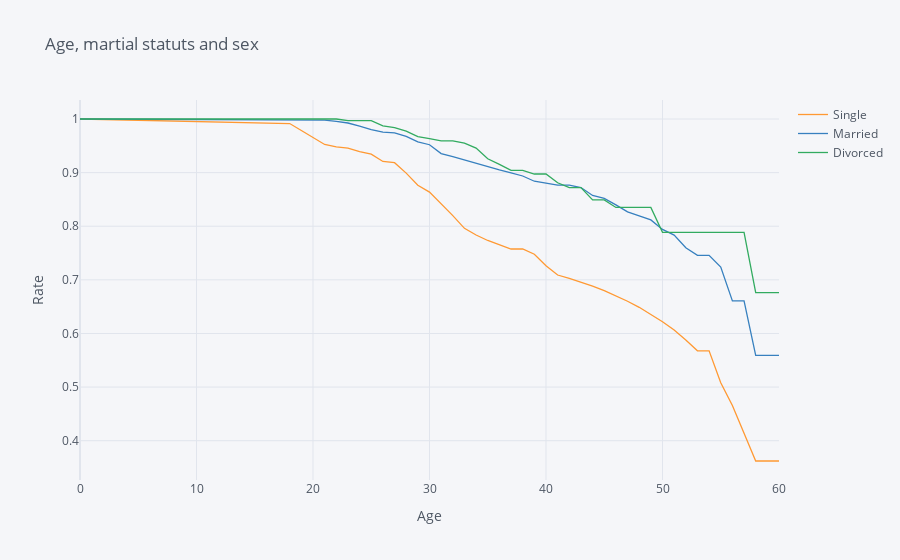

Notebook code for this chart:
### Markdown cell above
## 5. Let's also look at the marital status curves by employee age. Generate and plot the survival curves showing retention rates by marital status and age.

### Code cell
employee_age = survival(data,'MaritalStatus','Age','Attrition')
employee_age.iplot(kind='line',xTitle='Age',yTitle='Rate', 
                     title='Age, martial statuts and sex')

### Figure 1 — Plotly figure (JSON) as saved in the notebook; plotly's stock layout.template omitted (floating-point values rounded to 4 significant figures)
{"data": [{"line": {"color": "rgba(255, 153, 51, 1.0)", "dash": "solid", "shape": "linear", "width": 1.3}, "mode": "lines", "name": "Single", "text": "", "type": "scatter", "x": [0, 18, 19, 20, 21, 22, 23, 24, 25, 26, 27, 28, 29, 30, 31, 32, 33, 34, 35, 36, 37, 38, 39, 40, 41, 42, 43, 44, 45, 46, 47, 48, 49, 50, 51, 52, 53, 54, 55, 56, 57, 58, 59, 60], "y": [1, 0.9915, 0.9786, 0.9657, 0.9525, 0.9481, 0.9459, 0.9391, 0.9346, 0.9208, 0.9185, 0.899, 0.8765, 0.8636, 0.8421, 0.8198, 0.7961, 0.7837, 0.7734, 0.7659, 0.7575, 0.7575, 0.7477, 0.7263, 0.709, 0.7027, 0.6957, 0.6882, 0.6799, 0.6705, 0.6601, 0.6488, 0.636, 0.6219, 0.6064, 0.588, 0.5677, 0.5677, 0.508, 0.4656, 0.4139, 0.3622, 0.3622, 0.3622]}, {"line": {"color": "rgba(55, 128, 191, 1.0)", "dash": "solid", "shape": "linear", "width": 1.3}, "mode": "lines", "name": "Married", "text": "", "type": "scatter", "x": [0, 18, 19, 20, 21, 22, 23, 24, 25, 26, 27, 28, 29, 30, 31, 32, 33, 34, 35, 36, 37, 38, 39, 40, 41, 42, 43, 44, 45, 46, 47, 48, 49, 50, 51, 52, 53, 54, 55, 56, 57, 58, 59, 60], "y": [1, 0.9978, 0.9978, 0.9978, 0.9978, 0.9955, 0.9925, 0.9865, 0.9804, 0.9757, 0.9741, 0.9675, 0.9573, 0.952, 0.9355, 0.9297, 0.9235, 0.9171, 0.9103, 0.9052, 0.8996, 0.8937, 0.884, 0.8805, 0.8766, 0.8766, 0.8721, 0.8574, 0.8521, 0.8399, 0.8267, 0.8195, 0.8118, 0.7941, 0.7835, 0.7598, 0.7457, 0.7457, 0.7238, 0.6608, 0.6608, 0.5592, 0.5592, 0.5592]}, {"line": {"color": "rgba(50, 171, 96, 1.0)", "dash": "solid", "shape": "linear", "width": 1.3}, "mode": "lines", "name": "Divorced", "text": "", "type": "scatter", "x": [0, 18, 19, 20, 21, 22, 23, 24, 25, 26, 27, 28, 29, 30, 31, 32, 33, 34, 35, 36, 37, 38, 39, 40, 41, 42, 43, 44, 45, 46, 47, 48, 49, 50, 51, 52, 53, 54, 55, 56, 57, 58, 59, 60], "y": [1, 1, 1, 1, 1, 1, 0.9969, 0.9969, 0.9969, 0.9873, 0.9841, 0.9774, 0.967, 0.9633, 0.9594, 0.9594, 0.955, 0.9458, 0.9258, 0.9153, 0.9041, 0.9041, 0.8974, 0.8974, 0.8811, 0.8719, 0.8719, 0.849, 0.849, 0.8351, 0.8351, 0.8351, 0.8351, 0.7887, 0.7887, 0.7887, 0.7887, 0.7887, 0.7887, 0.7887, 0.7887, 0.676, 0.676, 0.676]}], "layout": {"legend": {"bgcolor": "#F5F6F9", "font": {"color": "#4D5663"}}, "paper_bgcolor": "#F5F6F9", "plot_bgcolor": "#F5F6F9", "title": {"font": {"color": "#4D5663"}, "text": "Age, martial statuts and sex"}, "xaxis": {"gridcolor": "#E1E5ED", "showgrid": true, "tickfont": {"color": "#4D5663"}, "title": {"font": {"color": "#4D5663"}, "text": "Age"}, "zerolinecolor": "#E1E5ED"}, "yaxis": {"gridcolor": "#E1E5ED", "showgrid": true, "tickfont": {"color": "#4D5663"}, "title": {"font": {"color": "#4D5663"}, "text": "Rate"}, "zerolinecolor": "#E1E5ED"}}}
